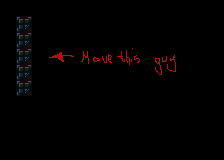

This game map was drawn from its Tiled (.tmx) file and the tilesets committed beside it. A one-line description and the full map source follow:
An orthogonal 14x10 tile map with 16x16 px tiles, 2 tile layers (background, foreground) and 14 objects (11x tile, finish_tile, moveable_tile, actor).

<map version="1.4" tiledversion="1.4.2" orientation="orthogonal" renderorder="right-down" width="14" height="10" tilewidth="16" tileheight="16" infinite="0" nextlayerid="8" nextobjectid="32">
 <properties>
  <property name="next_level" value="./data/levels/tmx/tutorial-bombing.tmx" />
  <property name="player_bomb_count" value="0" />
  <property name="player_starting_x" value="1" />
  <property name="player_starting_y" value="1" />
  <property name="turns_to_ace" type="int" value="4" />
 </properties>
 <tileset firstgid="1" name="newtiledsheet" tilewidth="16" tileheight="16" tilecount="171" columns="9">
  <image source="../../newtiledsheet.png" width="144" height="304" />
  <tile id="0">
   <properties>
    <property name="solid" value="True" />
   </properties>
  </tile>
  <tile id="1">
   <properties>
    <property name="solid" value="True" />
   </properties>
  </tile>
  <tile id="2">
   <properties>
    <property name="solid" value="True" />
   </properties>
  </tile>
  <tile id="3">
   <properties>
    <property name="solid" value="True" />
   </properties>
  </tile>
  <tile id="4">
   <properties>
    <property name="solid" value="" />
   </properties>
  </tile>
  <tile id="9">
   <properties>
    <property name="solid" value="True" />
   </properties>
  </tile>
  <tile id="10">
   <properties>
    <property name="solid" value="True" />
   </properties>
  </tile>
  <tile id="11">
   <properties>
    <property name="solid" value="True" />
   </properties>
  </tile>
  <tile id="12">
   <properties>
    <property name="solid" value="True" />
   </properties>
  </tile>
  <tile id="13">
   <properties>
    <property name="solid" value="" />
   </properties>
  </tile>
  <tile id="18">
   <properties>
    <property name="solid" value="" />
   </properties>
  </tile>
  <tile id="19">
   <properties>
    <property name="solid" value="" />
   </properties>
  </tile>
  <tile id="20">
   <properties>
    <property name="solid" value="True" />
   </properties>
  </tile>
  <tile id="27">
   <properties>
    <property name="solid" value="True" />
   </properties>
  </tile>
  <tile id="28">
   <properties>
    <property name="solid" value="True" />
   </properties>
  </tile>
  <tile id="29">
   <properties>
    <property name="solid" value="True" />
   </properties>
  </tile>
  <tile id="30">
   <properties>
    <property name="solid" value="True" />
   </properties>
  </tile>
  <tile id="31">
   <properties>
    <property name="solid" value="" />
   </properties>
  </tile>
  <tile id="32">
   <properties>
    <property name="solid" value="" />
   </properties>
  </tile>
  <tile id="36">
   <properties>
    <property name="lifespan" value="5" />
    <property name="type" value="bomb" />
   </properties>
  </tile>
  <tile id="37">
   <properties>
    <property name="lifespan" value="4" />
    <property name="type" value="bomb" />
   </properties>
  </tile>
  <tile id="38">
   <properties>
    <property name="lifespan" value="3" />
    <property name="type" value="bomb" />
   </properties>
  </tile>
  <tile id="39">
   <properties>
    <property name="lifespan" value="2" />
    <property name="type" value="bomb" />
   </properties>
  </tile>
  <tile id="40">
   <properties>
    <property name="lifespan" value="1" />
    <property name="type" value="bomb" />
   </properties>
  </tile>
  <tile id="41">
   <properties>
    <property name="type" value="bomb" />
   </properties>
  </tile>
  <tile id="44">
   <properties>
    <property name="moveable" value="True" />
    <property name="solid" value="True" />
   </properties>
  </tile>
  <tile id="45">
   <properties>
    <property name="type" value="actor" />
   </properties>
  </tile>
 </tileset>
 <layer id="1" name="background" width="14" height="10">
  <data encoding="csv">
27,27,27,27,27,27,27,22,22,22,22,22,22,22,
27,19,27,27,27,27,27,22,22,22,22,22,22,22,
27,19,27,27,27,27,27,27,22,22,22,22,22,22,
22,19,22,22,22,22,22,22,22,22,22,22,22,22,
22,19,22,22,22,22,22,26,22,22,22,22,22,22,
22,19,22,22,22,22,22,22,22,22,22,22,22,22,
22,22,22,22,22,22,22,22,22,22,22,22,22,22,
22,22,22,22,22,22,22,22,22,22,22,22,22,22,
22,22,22,22,22,22,22,22,22,22,22,22,22,22,
22,22,22,22,22,22,22,22,22,22,22,22,22,22
</data>
 </layer>
 <layer id="7" name="foreground" width="14" height="10">
  <data encoding="csv">
0,0,0,0,0,0,0,0,0,0,0,0,0,0,
0,0,0,0,0,0,0,0,0,0,0,0,0,0,
0,0,0,0,0,0,0,0,0,0,0,0,0,0,
0,0,0,100,101,102,103,104,105,106,107,108,0,0,
0,0,0,109,110,111,112,113,114,115,116,117,0,0,
0,0,0,0,0,0,0,0,0,0,0,0,0,0,
0,0,0,0,0,0,0,0,0,0,0,0,0,0,
0,0,0,0,0,0,0,0,0,0,0,0,0,0,
0,0,0,0,0,0,0,0,0,0,0,0,0,0,
0,0,0,0,0,0,0,0,0,0,0,0,0,0
</data>
 </layer>
 <objectgroup id="3" name="objects">
  <object id="10" name="wall-right" type="tile" gid="11" x="0" y="32" width="16" height="16" />
  <object id="11" name="wall-left" type="tile" gid="2" x="32" y="32" width="16" height="16" />
  <object id="12" name="wall-up" type="tile" gid="10" x="16" y="112" width="16" height="16" />
  <object id="15" name="wall-down" type="tile" gid="1" x="16" y="16" width="16" height="16" />
  <object id="20" name="finish" type="finish_tile" gid="32" x="32" y="80" width="16" height="16" />
  <object id="23" name="wall-left" type="tile" gid="2" x="32" y="48" width="16" height="16" />
  <object id="24" name="wall-left" type="tile" gid="2" x="32" y="64" width="16" height="16" />
  <object id="25" name="wall-left" type="tile" gid="2" x="32" y="96" width="16" height="16" />
  <object id="26" name="wall-right" type="tile" gid="11" x="0" y="48" width="16" height="16" />
  <object id="27" name="wall-right" type="tile" gid="11" x="0" y="64" width="16" height="16" />
  <object id="28" name="wall-right" type="tile" gid="11" x="0" y="80" width="16" height="16" />
  <object id="29" name="wall-right" type="tile" gid="11" x="0" y="96" width="16" height="16" />
  <object id="30" name="boulder" type="moveable_tile" gid="45" x="16" y="64" width="16" height="16" />
  <object id="31" name="player" type="actor" gid="46" x="16" y="32" width="16" height="16" />
 </objectgroup>
</map>
